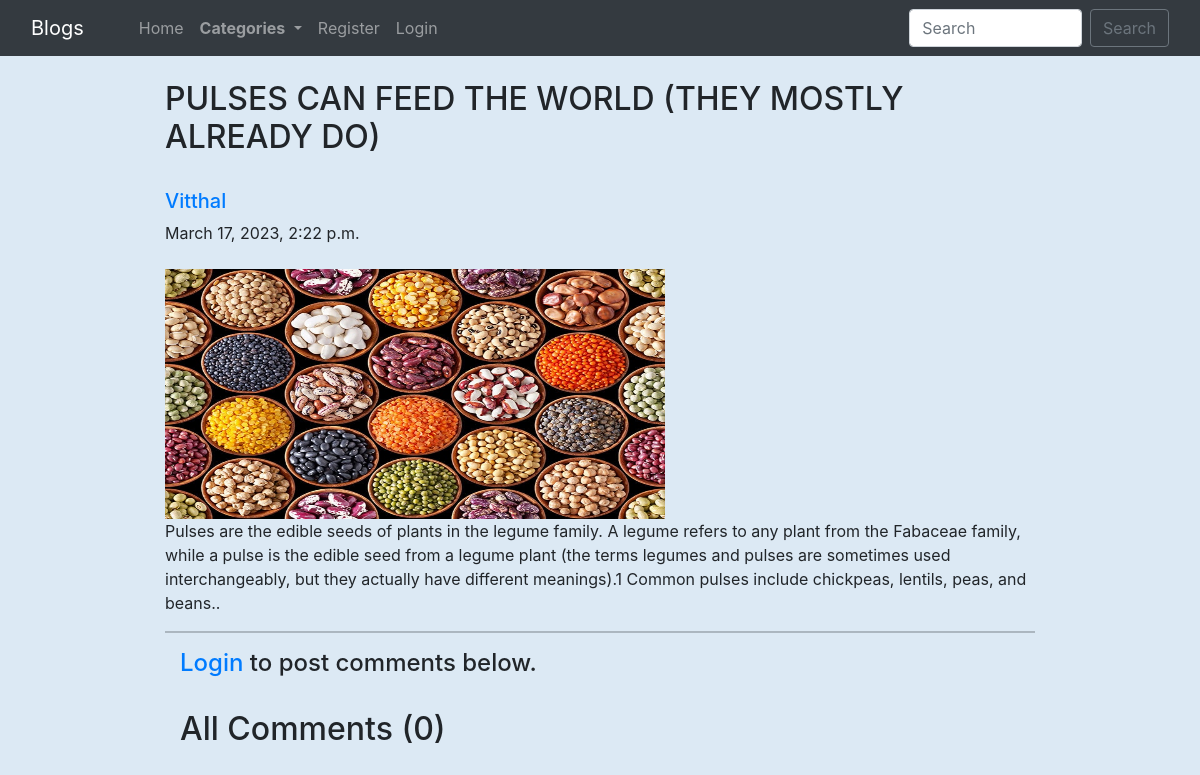
The app's page /blog/Pulses/ with its own data.
### home/models.py (models this page shows, shortened)
class BlogPost(models.Model):
    title=models.CharField(max_length=255)
    author= models.ForeignKey(User, on_delete=models.CASCADE)
    cat=models.ForeignKey(category,null=True,on_delete=models.CASCADE)#me....
    slug=models.CharField(max_length=130)
    content=models.TextField()
    image = models.ImageField(upload_to="profile_pics", blank=True, null=True)
    dateTime=models.DateTimeField(auto_now_add=True)
    likes = models.ManyToManyField(User, related_name='liked_posts', through='Like')

### home/views.py (the view)
# urls.py: path("blog/<str:slug>/", views.blogs_comments, name="blogs_comments"),
def blogs_comments(request, slug):
    post = BlogPost.objects.filter(slug=slug).first()
    comments = Comment.objects.filter(blog=post)
    if request.method=="POST":
        user = request.user
        content = request.POST.get('content','')
        blog_id =request.POST.get('blog_id','')
        comment = Comment(user = user, content = content, blog=post)
        comment.save()
    return render(request, "blog_comments.html", {'post':post, 'comments':comments})

### home/templates/blog_comments.html (shortened to what this page needs)
{% extends 'base.html' %}
{% block body %}
{% load humanize %}
<div class="container w-75 my-4">
      <h2 class="blog-post-title">{{post.title}}</h2>
      <br>
      <div class="media">
            <div class="media-body">
                  <h5 class="mt-0"><a href="/user_profile/{{post.author.id}}/">{{post.author}}
                        </a></h5>
                  {{post.dateTime}}
            </div>
      </div>
      <br>
      <img src="/media/{{post.image}}" alt="" height="250px" width="500px">
      <br>
      <p>{{post.content}}.</p>
      <hr>
      {% if user.is_authenticated %}
      <div class="container">
            <h2>Add Comments Here</h2>
            <form action="/blog/{{post.slug}}/" method="POST"> {% csrf_token %}
                  <div class="form-floating">
                        <textarea class="form-control" placeholder="Leave a comment here" id="floatingTextarea2"
                              style="height: 100px" id="content" name="content"></textarea>
                        <label for="floatingTextarea2">Leave a comment here.</label>
                        <br>
                        <button type="submit" class="btn btn-primary">Comment</button>
                  </div>
            </form>
            {% else %}
            <div class="container">
                  <h4><a href="/login/">Login</a> to post comments below.</h4>
                  {% endif %}
                  <br>
                  <h2>All Comments ({{comments.count}})</h2>
                  <br>
            </div>
      </div>
      {% endblock %}

### home/templates/base.html (style rules this page uses)
body { background-color: rgb(220, 233, 244); }

### records on screen
BlogPost: title "PULSES CAN FEED THE WORLD (THEY MOSTLY ALREADY DO)", author "Vitthal", dateTime "March 17, 2023, 2:22 p.m.", image (picture), content "Pulses are the edible seeds of plants in the legume family. A legume refers to any plant from the Fabaceae family, while a pulse is the edible seed from a legume plant (the terms legumes and pulses are sometimes used interchangeably, but they actually have different meanings).1 Common pulses include chickpeas, lentils, peas, and beans."

### other values on screen
{{ comments.count }} "0"
